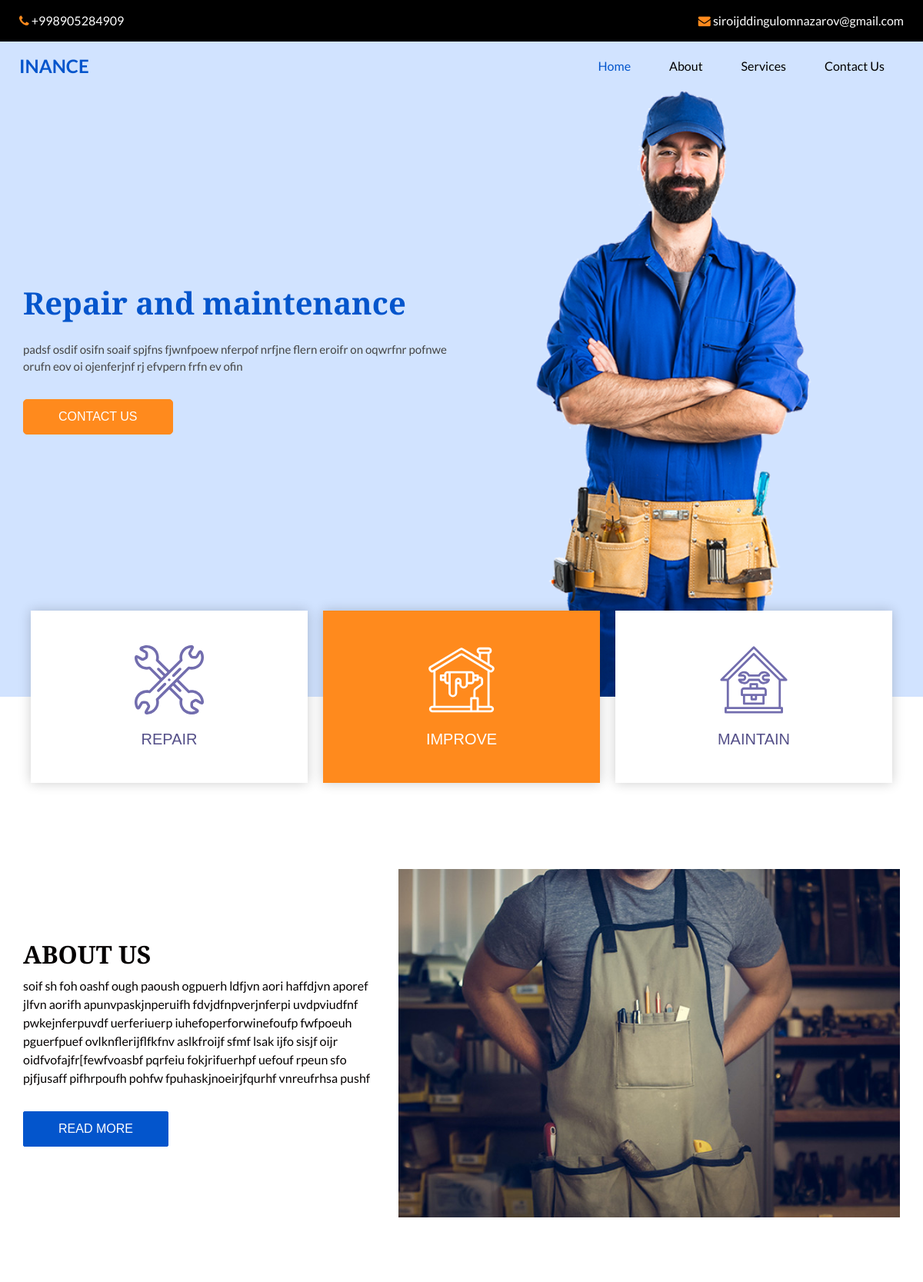
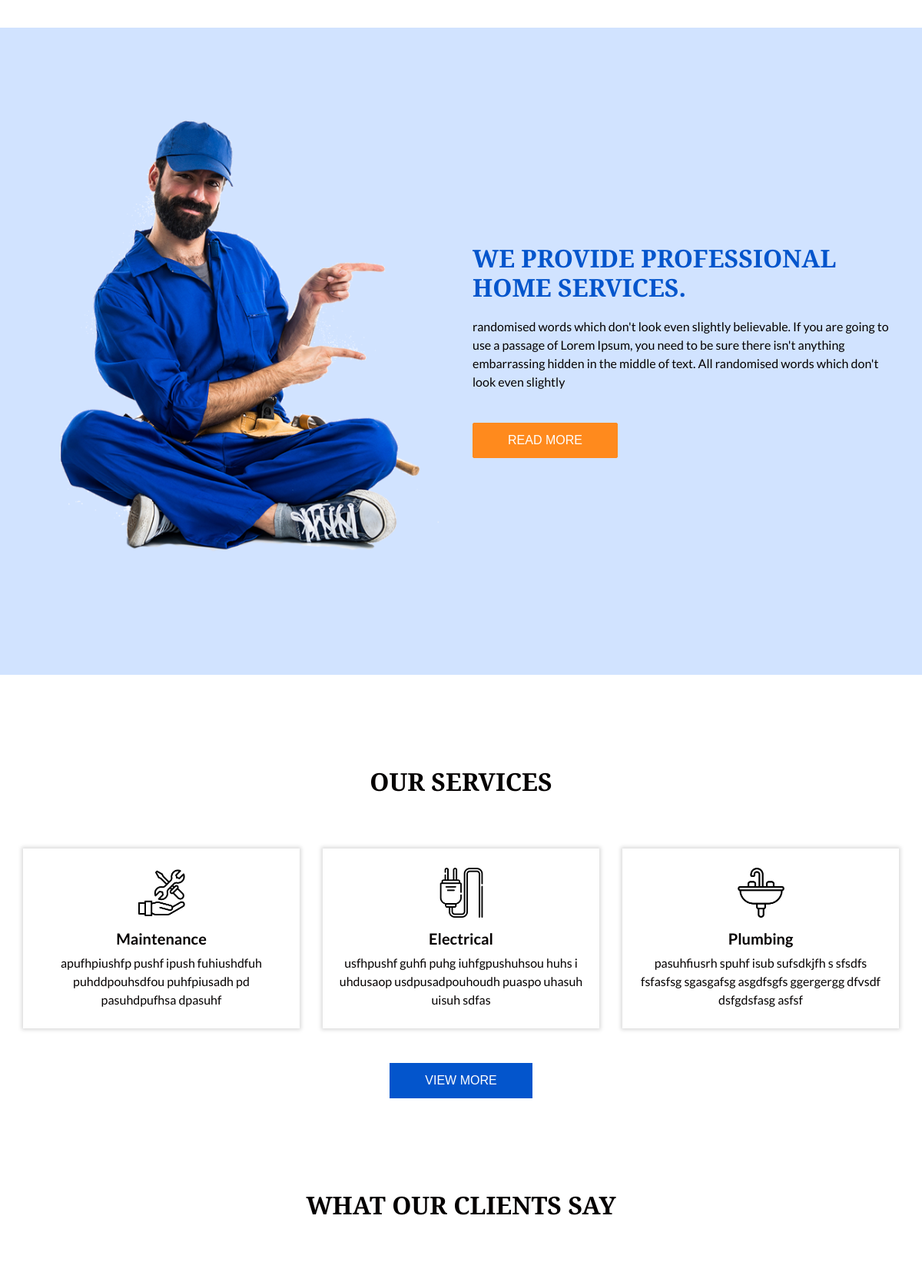
The page / (upper part) on the database its author committed (2 pictures, top to bottom).
### main/models.py (models this page shows, shortened)
class Info(models.Model):
    phone = models.CharField(max_length=100)
    email = models.EmailField()
    instagram = models.URLField()
    facebook = models.URLField()
    youtube = models.URLField()
    twitter = models.URLField()

class Inance(models.Model):
    image = models.ImageField(upload_to='media/inance')
    title = models.CharField(max_length=200)
    text = models.TextField()

class About(models.Model):
    image = models.ImageField(upload_to='media/about')
    title = models.CharField(max_length=200)
    text = models.TextField()

class Services(models.Model):
    image = models.ImageField(upload_to='media/services', null=True)
    title = models.CharField(max_length=200)
    text = models.TextField()

### main/views.py (the view, shortened to what this page needs)
# urls.py: path('', index_view, name='index'),
def index_view(request):
    context = {
        'info' : Info.objects.first(),
        'inance' : Inance.objects.first(),
        'about' : About.objects.first(),
        'clients' : Clients.objects.all(),
        'contact' : Contact.objects.all(),
        'services' : Services.objects.all(),
    }
    return render(request, 'index.html', context)

### templates/index.html (shortened to what this page needs)
{% load static %}
<!DOCTYPE html>
<html>
<head>
  <link rel="stylesheet" type="text/css" href="https://cdnjs.cloudflare.com/ajax/libs/OwlCarousel2/2.3.4/assets/owl.carousel.min.css" />
  <link rel="stylesheet" type="text/css" href="{% static 'css/bootstrap.css' %}" />
  <link rel="stylesheet" type="text/css" href="{% static 'css/font-awesome.min.css' %}" />
  <link href="{% static 'css/style.css' %}" rel="stylesheet" />
  <link href="{% static 'css/responsive.css' %}" rel="stylesheet" />
</head>
<body>
  <div class="hero_area">
    <header class="header_section">
      <div class="header_top">
        <div class="container-fluid">
          <div class="contact_nav">
            <a href="">
              <i class="fa fa-phone" aria-hidden="true"></i>
              <span>
                {{ info.phone }}
              </span>
            </a>
            <a href="">
              <i class="fa fa-envelope" aria-hidden="true"></i>
              <span>
                {{ info.email }}
              </span>
            </a>
          </div>
        </div>
      </div>
      <div class="header_bottom">
        <div class="container-fluid">
          <nav class="navbar navbar-expand-lg custom_nav-container ">
            <a class="navbar-brand" href="{% url 'index' %}">
              <span>
                Inance
              </span>
            </a>
            <div class="collapse navbar-collapse" id="navbarSupportedContent">
              <ul class="navbar-nav ">
                <li class="nav-item active">
                  <a class="nav-link" href="{% url 'index' %}">Home <span class="sr-only">(current)</span></a>
                </li>
                <li class="nav-item">
                  <a class="nav-link" href="{% url 'about' %}"> About</a>
                </li>
                <li class="nav-item">
                  <a class="nav-link" href="{% url 'services' %}">Services</a>
                </li>
                <li class="nav-item">
                  <a class="nav-link" href="{% url 'contact' %}">Contact Us</a>
                </li>
              </ul>
            </div>
          </nav>
        </div>
      </div>
    </header>
    <section class="slider_section ">
      <div class="container ">
        <div class="row">
          <div class="col-md-6 ">
            <div class="detail-box">
              <h1>
                {{ inance.title }}
              </h1>
              <p>
                {{ inance.text }}
              </p>
              <a href="{% url 'contact' %}">
                Contact Us
              </a>
            </div>
          </div>
          <div class="col-md-6">
            <div class="img-box">
              <img src="{{ inance.image.url }}" alt="">
            </div>
          </div>
        </div>
      </div>
    </section>
  </div>
  <section class="feature_section">
    <div class="container">
      <div class="feature_container">
        <div class="box">
          <div class="img-box">
          </div>
          <h5 class="name">
            Repair
          </h5>
        </div>
        <div class="box active">
          <div class="img-box">
          </div>
          <h5 class="name">
            Improve
          </h5>
        </div>
        <div class="box">
          <div class="img-box">
          </div>
          <h5 class="name">
            Maintain
          </h5>
        </div>
      </div>
    </div>
  </section>
  <section class="about_section layout_padding-bottom">
    <div class="container">
      <div class="row">
        <div class="col-lg-5 col-md-6">
          <div class="detail-box">
            <h2>
              {{ about.title }}
            </h2>
            <p>
              {{ about.text }}
            </p>
            <a href="{% url 'about' %}">
              Read More
            </a>
          </div>
        </div>
        <div class="col-lg-7 col-md-6">
          <div class="img-box">
            <img src="{% static 'images/about-img.jpg' %}" alt="">
          </div>
        </div>
      </div>
    </div>
  </section>
  <section class="professional_section layout_padding">
    <div class="container">
      <div class="row">
        <div class="col-md-6">
          <div class="img-box">
            <img src="{% static 'images/professional-img.png' %}" alt="">
          </div>
        </div>
        <div class="col-md-6 ">
          <div class="detail-box">
            <h2>
              We Provide Professional <br>
              Home Services.
            </h2>
            <p>
              randomised words which don't look even slightly believable. If you are going to use a passage of Lorem Ipsum, you need to be sure there isn't anything embarrassing hidden in the middle of text. All randomised words which don't look even slightly
            </p>
            <a href="">
              Read More
            </a>
          </div>
        </div>
      </div>
    </div>
  </section>
  <section class="service_section layout_padding">
    <div class="container ">
      <div class="heading_container heading_center">
        <h2> Our Services </h2>
      </div>
      <div class="row">
        {% for i in services %}
        <div class="col-sm-6 col-md-4 mx-auto">
          <div class="box ">
            <div class="img-box">
              <img src="{{ i.image.url }}" alt="" />
            </div>
            <div class="detail-box">
              <h5>
                {{ i.title }}
              </h5>
              <p>
                {{ i.text }}
              </p>
            </div>
          </div>
        </div>
        {% endfor %}
      </div>
      <div class="btn-box">
        <a href="{% url 'services' %}">
          View More
        </a>
      </div>
    </div>
  </section>
  <section class="client_section ">
    <div class="container">
      <div class="heading_container heading_center">
        <h2>
          What Our Clients Say
        </h2>
      </div>
      <div class="carousel-wrap layout_padding2-top ">
      </div>
    </div>
  </section>
</body>
</html>

### static/css/responsive.css (style rules this page uses)
@media (min-width: 1200px) { .container { max-width: 1170px; } }

### rows shown on the page
Info: phone "+998905284909", email "siroijddingulomnazarov@gmail.com"
Inance: title "Repair and maintenance", text "padsf osdif osifn soaif spjfns fjwnfpoew nferpof nrfjne flern eroifr on oqwrfnr pofnwe orufn eov oi ojenferjnf rj efvpern frfn ev ofin", image (picture)
About: title "ABOUT US", text "soif sh foh oashf ough paoush ogpuerh ldfjvn aori haffdjvn aporef jlfvn aorifh apunvpaskjnperuifh fdvjdfnpverjnferpi uvdpviudfnf pwkejnferpuvdf uerferiuerp iuhefoperforwinefoufp fwfpoeuh pguerfpuef ovlknflerijflfkfnv aslkfroijf sfmf lsak ijfo sisjf oijr oidfvofajfr[fewfvoasbf pqrfeiu fokjrifuerhpf uefouf rpeun sfo pjfjusaff pifhrpoufh pohfw fpuhaskjnoeirjfqurhf vnreufrhsa pushf"
Services: image (picture), title "Maintenance", text "apufhpiushfp pushf ipush fuhiushdfuh puhddpouhsdfou puhfpiusadh pd pasuhdpufhsa dpasuhf"
Services: image (picture), title "Electrical", text "usfhpushf guhfi puhg iuhfgpushuhsou huhs i uhdusaop usdpusadpouhoudh puaspo uhasuh uisuh sdfas"
Services: image (picture), title "Plumbing", text "pasuhfiusrh spuhf isub sufsdkjfh s sfsdfs fsfasfsg sgasgafsg asgdfsgfs ggergergg dfvsdf dsfgdsfasg asfsf"
